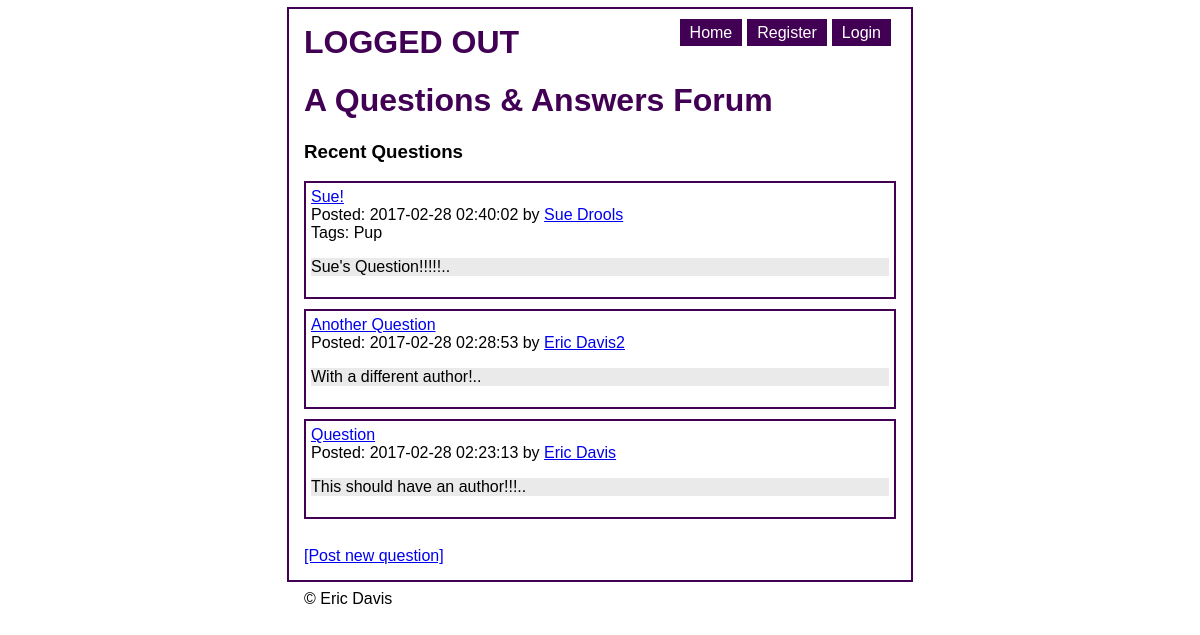
The page /index on the database as committed earlier.
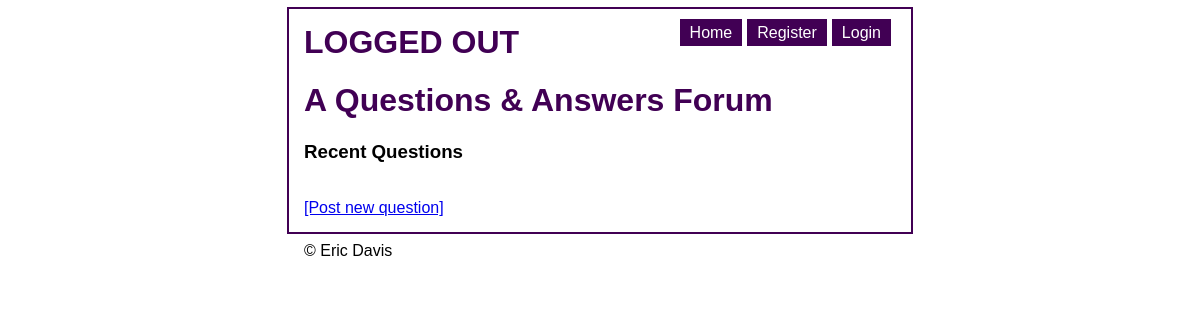
The same page on the database as committed later.
### tables this page shows
CREATE TABLE Questions (QuestionID INTEGER PRIMARY KEY AUTOINCREMENT NOT NULL, Date DATE NOT NULL, Title TEXT NOT NULL, Content TEXT NOT NULL, Tags TEXT, UserID INTEGER REFERENCES Users (UserID));

### controllers/questions.inc (called while the page is built, shortened)
<?php
include_once "include/util.inc";
include_once "models/questions_model.inc";
function get_questions($params)
{
	$data = retrieveRecentQuestions();
	renderTemplate(
        "views/recent_questions_view.inc",
        array(
            'title' => 'A Questions & Answers Forum',
            'subtitle' => 'Recent Questions',
            'data' => $data
        )
    );
}

### controllers/index.inc (called while the page is built)
<?php
include_once "include/util.inc";
include_once "controllers/questions.inc";
function get_index($params) {
    get_questions($params);
}

### models/questions_model.inc (called while the page is built, shortened)
<?php
include_once 'models/db.inc';
function retrieveRecentQuestions()
{
	global $db;
	$sql = 'SELECT * FROM Questions ORDER BY Date DESC LIMIT 5';
	$statement = $db -> prepare($sql);
	$statement -> execute();
	return $statement -> fetchAll(PDO::FETCH_ASSOC);
}

### views/cache_recent_questions_view.inc (the view, shortened to what this page needs)
<?php include_once 'include/util.inc' ?>
<!DOCTYPE html>
<html>
	<head>
		<link rel="stylesheet" href="/Aptana/lab2/lab3/css/style.css" />
	</head>
	<body>
		<div id="content-wrapper">
			<div id="nav">
				<ul>
					<?php if (isLoggedIn()) : ?>
						<li><a href="/Aptana/lab2/lab3/logout">Logout</a></li>
						<li><a href="/Aptana/lab2/lab3/user/view_user/<?php echo(safeParam($_SESSION, 'UserID', false)); ?>">My Profile</a></li>
					<?php  else : ?>
						<li><a href="/Aptana/lab2/lab3/login">Login</a></li>
						<li><a href="/Aptana/lab2/lab3/user/register">Register</a></li>
					<?php  endif; ?>
					<li><a href="/Aptana/lab2/lab3/index">Home</a></li>
				</ul>
			</div>
<h1><?php echo (isLoggedIn()) ? 'LOGGED IN' : 'LOGGED OUT'; ?></h1>
<h1> <?php echo( $title ); ?></h1>
<h3><?php echo( $subtitle ); ?></h3>
<?php foreach ($data as $row): ?>
	<div class="question">
		<a href="/Aptana/lab2/lab3/questions/view_question/<?php echo($row['QuestionID']); ?>"> <?php echo( $row['Title'] ); ?></a>
		<br />
		Posted: <?php echo( $row['Date'] ); ?> by <a href="/Aptana/lab2/lab3/user/view_user/<?php echo( $row['UserID'] ); ?>"><?php echo( $row['Author'] ); ?></a>
		<br />
		<?php echo( ($row['Tags']) ? "Tags: " . $row['Tags'] : '' ); ?>
		<p class="question-content"> <?php echo( substr($row['Content'], 0, 240).".." ); ?></p>
	</div>
<?php endforeach ?>
<br />
<a href="/Aptana/lab2/lab3/questions/post_question/">[Post new question]</a>
	</div>
	<footer>
		&copy; Eric Davis
	</footer>
</body>
</html>

### urlrouter.php (shortened to what this page needs)
<?php
function routeUrl() {
    $method = $_SERVER['REQUEST_METHOD'];
    $requestURI = explode('/', $_SERVER['REQUEST_URI']);
    $scriptName = explode('/', $_SERVER['SCRIPT_NAME']);
    for ($i = 0; $i < sizeof($scriptName); $i++) {
        if (strtolower($requestURI[$i]) == strtolower($scriptName[$i])) {
            unset($requestURI[$i]);
        }
    }
    $command = array_values($requestURI);
    $controller = 'controllers/' . $command[0] . '.inc';
    $func = strtolower($method) . '_' . (isset($command[1]) ? $command[1] : 'index');
    $params = array_slice($command, 2);
    if (file_exists($controller)) {
        if (function_exists($func)) {
            $func($params);
            exit();
        }
        else {
            die("Command '$func' doesn't exist.");
        }
    } else {
        die("Controller '$controller' doesn't exist.");
    }
}
routeUrl();

### include/util.inc (shortened to what this page needs)
<?php
function isLoggedIn() {
    return false;
}
function __cacheName($view) {
    $cachePath = explode('/', $view);
    $idx = sizeof($cachePath) - 1;
    $cachePath[$idx] = 'cache_' . $cachePath[$idx];
    return implode('/', $cachePath);
}
function renderTemplate($view, $params) {
    $cacheName = __cacheName($view);
    if (file_exists($cacheName) && (filemtime($cacheName) >= filemtime($view))) {
        $contents = file_get_contents($cacheName);
    }
    extract($params);
    eval("?>" . $contents);
    $result = ob_get_contents();
    echo $result;
}
?>

### css/style.css (style rules this page uses)
body { font-family: helvetica, arial; }
#content-wrapper { width: 50%; margin-left: auto; margin-right: auto; margin-top: 2%; outline: 2px solid #410054; outline-offset: 15px; }
h1 { color: #410054; }
footer { width: 50%; margin-left: auto; margin-right: auto; margin-top: 25px; }
#nav li { border-right: 5px solid #ffffff; display: inline; float: right; text-align: center; }
#nav a { background-color: #410054; color: white; padding: 5px 10px 5px 10px; text-decoration: none; }
.question { border: 2px solid #410054; margin-bottom: 10px; padding: 5px; }
.question-content { background-color: #eaeaea; }

Rows that differ between the two databases and show on the page:
removed questions: Title "Sue!", Date "2017-02-28 02:40:02", Author "Sue Drools", Tags "Pup", Content "Sue's Question!!!!!"
removed questions: Title "Another Question", Date "2017-02-28 02:28:53", Author "Eric Davis2", Content "With a different author!"
removed questions: Title "Question", Date "2017-02-28 02:23:13", Author "Eric Davis", Content "This should have an author!!!"
